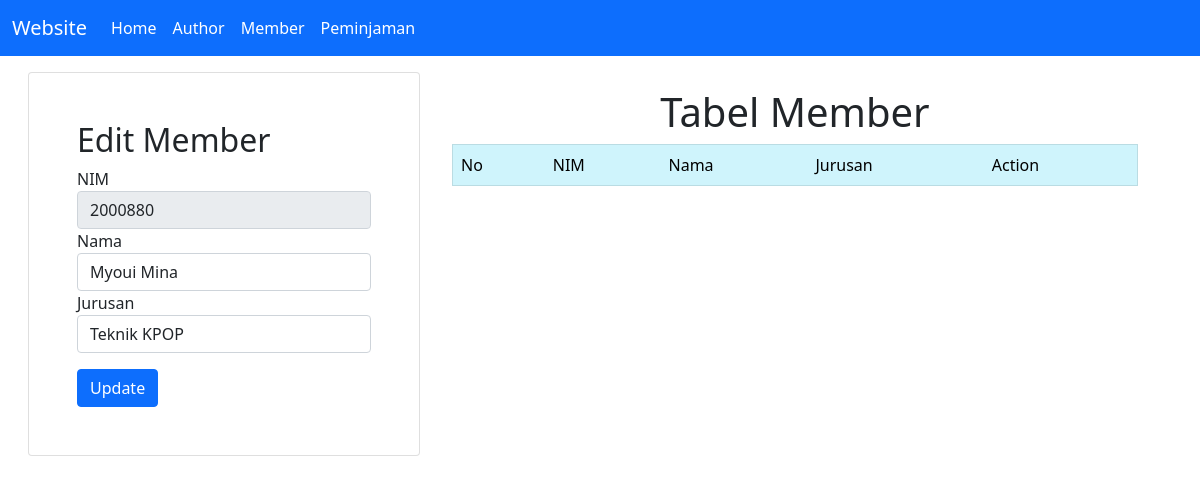
Page /member.php?id_edit=2000880 on the committed database.
### tables this page shows
CREATE TABLE `member` (
  `nim` varchar(50) NOT NULL,
  `nama` varchar(100) NOT NULL,
  `jurusan` varchar(100) NOT NULL
);

### conf.php (called while the page is built)
<?php
$db_host = "localhost";
$db_user = "root";
$db_pass = "";
$db_name = "db_dpbolp11";
?>

### includes/DB.class.php (called while the page is built, shortened)
<?php
class DB
{
    var $db_host = "";
    var $db_user = "";
    var $db_pass = "";
    var $db_name = "";
    var $db_link = "";
    var $result = 0;
    function __construct($db_host = '', $db_user = '', $db_pass = '', $db_name = '')
    {
        $this->db_host = $db_host;
        $this->db_user = $db_user;
        $this->db_pass = $db_pass;
        $this->db_name = $db_name;
    }
    function open()
    {
        $this->db_link = mysqli_connect($this->db_host, $this->db_user, $this->db_pass, $this->db_name);
    }
    function execute($query = "")
    {
        $this->result = mysqli_query($this->db_link, $query);
        return $this->result;
    }
    function getResult()
    {
        return mysqli_fetch_array($this->result);
    }
}
?>

### includes/Member.class.php (called while the page is built, shortened)
<?php
class Member extends DB
{
    function getMemberDetail($nim){
        $query = "SELECT * FROM member WHERE nim = '$nim'";
        return $this->execute($query);
    }
}
?>

### member.php (the view, shortened to what this page needs)
<?php
include("conf.php");
include("includes/DB.class.php");
include("includes/Member.class.php");
$member = new Member($db_host, $db_user, $db_pass, $db_name);
$member->open();
$member->getMember();
$data_form = null;
if (!empty($_GET['id_edit'])) {
    $member->getMemberDetail($_GET['id_edit']);
    list($nim, $nama, $jurusan) = $member->getResult();
    $data_form .= "
        <div class='form-row'>
            <div class='form-group col'>
                <label for='nim'>NIM</label>
                <input type='text' class='form-control' name='nim' value='". $nim ."' readonly/>
            </div>
        </div>
        <div class='form-row'>
        <div class='form-group col'>
            <label for='nama'>Nama</label>
            <input type='text' class='form-control' name='nama' value='". $nama ."' required />
        </div>
        </div>
        <div class='form-row'>
        <div class='form-group col'>
            <label for='jurusan'>Jurusan</label>
            <input type='text' class='form-control' name='jurusan' value='". $jurusan ."' required></input>
        </div>
        </div>
        <button type='submit' name='update' class='btn btn-primary mt-3'>Update</button>
    ";
}

### rows in the picture
member: nim "2000880", nama "Myoui Mina", jurusan "Teknik KPOP"

### other values in the picture
$this->content "Website Home Author Member Peminjaman Edit Member Tabel Member No NIM Nama Jurusan Action"
